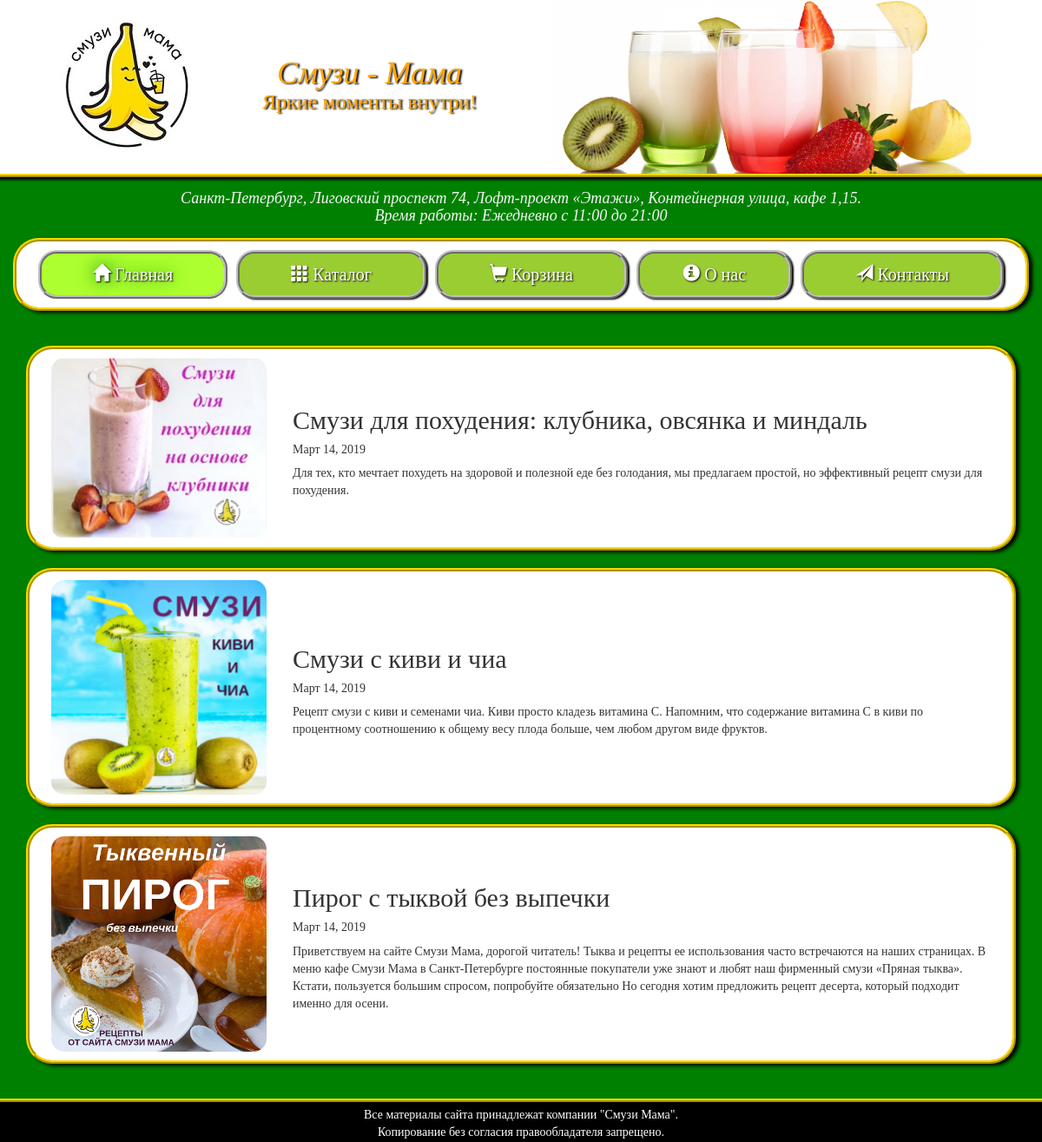
The page / on the database its author committed.
### main/models.py (models this page shows, shortened)
class New(models.Model):
	title = models.CharField(max_length=255, verbose_name=u'Заголовок')
	short = models.TextField(max_length=500, verbose_name=u'Описание', default='Подробности внутри')
	content = models.TextField(verbose_name=u'Содержание')
	image = models.FileField(default='img/logo.jpg', verbose_name=u'Изображение')
	date = models.DateField(auto_now_add=True)
	class Meta:
		verbose_name = u'Новость'
		verbose_name_plural = u'Новости'

### main/views.py (the view)
# urls.py: path('', views.main),
def main(request):
	cart = orderSize(request)
	News = New.objects.all()
	return render(request, 'main.html', {"News" : News, "Cart" : cart,})

### main/views.py (called while the page is built)
def orderSize(request):
	session_key = request.session.session_key
	if not session_key:
		request.session.cycle_key()
	order = Cart.objects.filter(session_key=session_key)
	cart = 0
	for item in order:
		cart += item.count
	return cart

### templates/main.html (shortened to what this page needs)
{% extends "base.html" %}
{% load static %}
{% block navig %}
	<li role="Main" class="active"><a href="main.html"><span class="glyphicon glyphicon-home" aria-hidden="true"></span> Главная</a></li>
	<li role="Catalog"><a href="catalog.html"><span class="glyphicon glyphicon-th" aria-hidden="true"></span> Каталог</a></li>
	<li role="Bag"><a href="bag.html"><span class="glyphicon glyphicon-shopping-cart" aria-hidden="true"></span> Корзина
	</a></li>
	<li role="About"><a href="about.html"><span class="glyphicon glyphicon-info-sign" aria-hidden="true"></span> О нас</a></li>
	<li role="Contact"><a href="contact.html"><span class="glyphicon glyphicon-send" aria-hidden="true"></span> Контакты</a></li>
{% endblock navig %}
{% block cont %}
	{% for New in News %}
	<div class="news-post prime-box full-align">
		<div class="news-post-img col-sm-3">
			<a href="#">
				<img class="news-post-image" src="{{New.image.url}}" alt="Picture">
			</a>
		</div>
		<div class="news-post-text col-sm-9">
			<h2 class="news-post-title">{{New.title}}</h2>
			<h5 class="news-post-date">{{New.date}}</h5>
			<p class="news-post-content">{{New.short}}</p>
		</div>
	</div>
	<br class="clear">
	{% endfor %}
{% endblock cont %}

### assets/css/dls.css (style rules this page uses)
html, body { height: 100%; width: 100%; background-color: white; }
.prime-box { border: ridge 4px var(--prime-border-color); border-width: 4px; border-radius: 30px; background-color: var(--prime-background-color); box-shadow: 4px 2px 4px var(--prime-box-shadow); padding: 10px; }
@media (min-width: 768px) { .full-align { display: flex; align-items: center; justify-content: center; } }
.nav li { padding: 5px; }
.nav-pills>li>a { border: ridge 4px silver; border-radius: 21px; background-color: yellowgreen; width: 100%; box-shadow: 2px 1px 2px var(--prime-box-shadow); font-size: 20px; color: white; text-shadow: 1px 1px 2px black; text-align: center; }
.nav-pills>li.active>a, .nav-pills>li.active>a:focus { color: white; background-color: greenyellow; text-shadow: 1px 1px 2px black, 0 0 1em green; box-shadow: none; }
.news-post-image { display: block; width: 100%; height: auto; border-radius: 15px; }

### rows shown on the page
New: image (picture), title "Смузи для похудения: клубника, овсянка и миндаль", date "Март 14, 2019", short "Для тех, кто мечтает похудеть на здоровой и полезной еде без голодания, мы предлагаем простой, но эффективный рецепт смузи для похудения."
New: image (picture), title "Смузи с киви и чиа", date "Март 14, 2019", short "Рецепт смузи с киви и семенами чиа. Киви просто кладезь витамина С. Напомним, что содержание витамина С в киви по процентному соотношению к общему весу плода больше, чем любом другом виде фруктов."
New: image (picture), title "Пирог с тыквой без выпечки", date "Март 14, 2019", short "Приветствуем на сайте Смузи Мама, дорогой читатель! Тыква и рецепты ее использования часто встречаются на наших страницах. В меню кафе Смузи Мама в Санкт-Петербурге постоянные покупатели уже знают и любят наш фирменный смузи «Пряная тыква». Кстати, пользуется большим спросом, попробуйте обязательно Но сегодня хотим предложить рецепт десерта, который подходит именно для осени."
